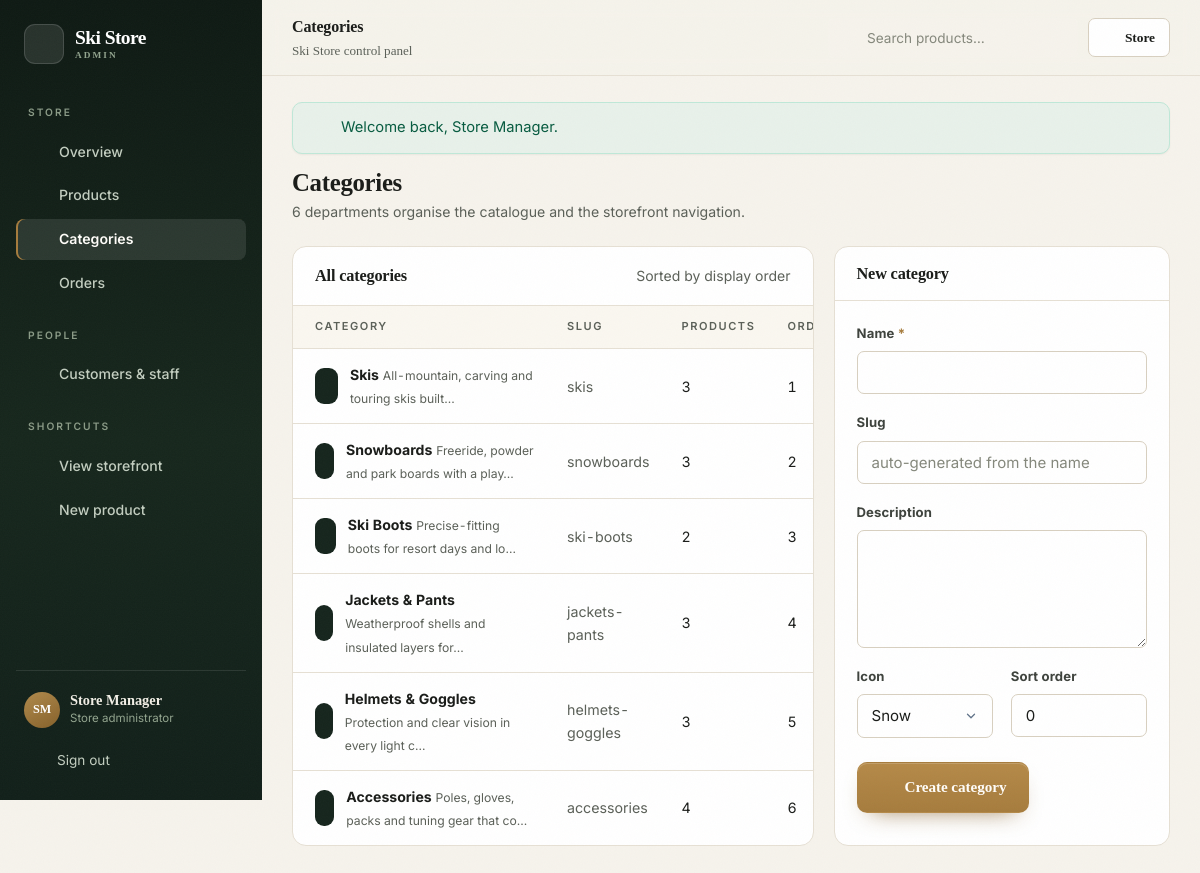
The app's page /admin/categories (signed in) with its own data.
### tables this page shows
CREATE TABLE `users` (
    `id`            INT UNSIGNED NOT NULL AUTO_INCREMENT,
    `full_name`     VARCHAR(120) NOT NULL,
    `email`         VARCHAR(180) NOT NULL,
    `password_hash` VARCHAR(255) NOT NULL,
    `phone`         VARCHAR(40)  DEFAULT NULL,
    `address`       VARCHAR(180) DEFAULT NULL,
    `city`          VARCHAR(100) DEFAULT NULL,
    `postal_code`   VARCHAR(20)  DEFAULT NULL,
    `country`       VARCHAR(80)  DEFAULT 'Bosnia and Herzegovina',
    `role`          ENUM('customer','admin') NOT NULL DEFAULT 'customer',
    `is_active`     TINYINT(1) NOT NULL DEFAULT 1,
    `last_login_at` DATETIME DEFAULT NULL,
    `created_at`    TIMESTAMP NOT NULL DEFAULT CURRENT_TIMESTAMP,
    `updated_at`    TIMESTAMP NOT NULL DEFAULT CURRENT_TIMESTAMP ON UPDATE CURRENT_TIMESTAMP,
    PRIMARY KEY (`id`),
    UNIQUE KEY `uq_users_email` (`email`),
    KEY `idx_users_role` (`role`),
    KEY `idx_users_created` (`created_at`)
);

CREATE TABLE `categories` (
    `id`          INT UNSIGNED NOT NULL AUTO_INCREMENT,
    `name`        VARCHAR(100) NOT NULL,
    `slug`        VARCHAR(120) NOT NULL,
    `description` TEXT DEFAULT NULL,
    `icon`        VARCHAR(40) NOT NULL DEFAULT 'snow',
    `sort_order`  INT NOT NULL DEFAULT 0,
    `created_at`  TIMESTAMP NOT NULL DEFAULT CURRENT_TIMESTAMP,
    PRIMARY KEY (`id`),
    UNIQUE KEY `uq_categories_slug` (`slug`)
);

### app/Views/admin/categories/index.php (the view, shortened to what the rows shown need)
<?php
$errors = errors();
?>
<div class="admin-page-head">
    <div>
        <h1>Categories</h1>
        <p><?= count($categories) ?> departments organise the catalogue and the storefront navigation.</p>
    </div>
</div>
<div class="admin-grid admin-grid--2">
    <div class="panel">
        <div class="panel__head"><h2>All categories</h2><span class="small muted">Sorted by display order</span></div>
        <div class="panel__body panel__body--flush">
            <div class="table-wrap">
                <table class="table">
                    <thead>
                        <tr><th>Category</th><th>Slug</th><th>Products</th><th>Order</th><th style="text-align:right">Actions</th></tr>
                    </thead>
                    <tbody>
                        <?php foreach ($categories as $category): ?>
                            <tr>
                                <td>
                                    <div class="table__product">
                                        <span class="category-card__icon" style="width:36px;height:36px;border-radius:9px">
                                            <?= View::capture('partials/category-icon', ['icon' => $category['icon'], 'size' => 18]) ?>
                                        </span>
                                        <span>
                                            <span class="table__name"><?= e($category['name']) ?></span>
                                            <span class="table__sub"><?= e(excerpt($category['description'] ?? '', 44)) ?></span>
                                        </span>
                                    </div>
                                </td>
                                <td class="muted"><?= e($category['slug']) ?></td>
                                <td class="num"><?= (int) $category['product_count'] ?></td>
                                <td class="num"><?= (int) $category['sort_order'] ?></td>
                            </tr>
                        <?php endforeach; ?>
                    </tbody>
                </table>
            </div>
        </div>
    </div>
    <div class="panel">
        <div class="panel__head"><h2>New category</h2></div>
        <div class="panel__body">
            <form method="post" action="<?= url('/admin/categories') ?>">
                <div class="form-grid">
                    <div class="field field--full">
                        <label class="field__label" for="name">Name <span class="req">*</span></label>
                        <input class="input <?= isset($errors['name']) ? 'input--error' : '' ?>" type="text" id="name" name="name" value="<?= e(old('name')) ?>" required>
                    </div>
                    <div class="field field--full">
                        <label class="field__label" for="slug">Slug</label>
                        <input class="input <?= isset($errors['slug']) ? 'input--error' : '' ?>" type="text" id="slug" name="slug" value="<?= e(old('slug')) ?>" placeholder="auto-generated from the name">
                    </div>
                    <div class="field field--full">
                        <label class="field__label" for="description">Description</label>
                        <textarea class="textarea" id="description" name="description" rows="3"><?= e(old('description')) ?></textarea>
                    </div>
                    <div class="field">
                        <label class="field__label" for="icon">Icon</label>
                        <select class="select" id="icon" name="icon">
                            <?php foreach ($icons as $icon): ?>
                                <option value="<?= e($icon) ?>"<?= selected(old('icon', 'snow'), $icon) ?>><?= e(ucfirst($icon)) ?></option>
                            <?php endforeach; ?>
                        </select>
                    </div>
                    <div class="field">
                        <label class="field__label" for="sort_order">Sort order</label>
                        <input class="input" type="number" step="1" id="sort_order" name="sort_order" value="<?= e(old('sort_order', '0')) ?>">
                    </div>
                </div>
                <div class="form-actions">
                    <button class="btn btn--primary" type="submit"><?= icon('plus', 16) ?> Create category</button>
                </div>
            </form>
        </div>
    </div>
</div>

### app/Views/partials/category-icon.php
<?php
$icon = $icon ?? 'snow';
$size = icon_size($size ?? 20);
$paths = [
    'ski'       => '<path d="M4 19 17 4"/><path d="M9 20 20 6"/><path d="M15 3.5 18 2l1.5 3"/><path d="M6 21l3-1"/>',
    'snowboard' => '<rect x="8" y="2.5" width="8" height="19" rx="4" transform="rotate(18 12 12)"/><path d="M9.5 8.5h5M9.5 15.5h5"/>',
    'boot'      => '<path d="M6 3.5h7v7l5 2.5v5.5H6z"/><path d="M6 18.5h12"/><path d="M9 7h4M9 10h4"/>',
    'jacket'    => '<path d="m9 3 3 2 3-2 4 4-2 3.5-1.5-1.2V21H7.5V9.3L6 10.5 4 7z"/><path d="M12 5v16"/>',
    'helmet'    => '<path d="M3.5 14a8.5 8.5 0 0 1 17 0v2.5h-17z"/><path d="M3.5 16.5h17"/><path d="M8 19.5c1 2 7 2 8 0"/>',
    'gear'      => '<circle cx="12" cy="12" r="3"/><path d="M12 2.5v3M12 18.5v3M2.5 12h3M18.5 12h3M5.3 5.3l2.1 2.1M16.6 16.6l2.1 2.1M18.7 5.3l-2.1 2.1M7.4 16.6l-2.1 2.1"/>',
    'snow'      => '<path d="M12 2v20M3.5 7l17 10M20.5 7l-17 10"/>',
];
?>
<svg class="icon" width="<?= $size ?>" height="<?= $size ?>" viewBox="0 0 24 24" fill="none" stroke="currentColor"
     stroke-width="1.7" stroke-linecap="round" stroke-linejoin="round" aria-hidden="true">
    <?= $paths[$icon] ?? $paths['snow'] ?>
</svg>

### app/Core/Router.php (shortened to what the rows shown need)
<?php
final class Router
{
    private array $routes = [];
    private array $groupMiddleware = [];
    public function group(array $middleware, callable $callback): void
    {
        $previous = $this->groupMiddleware;
        $this->groupMiddleware = array_merge($previous, $middleware);
        $this->groupMiddleware = $previous;
    }
    private function add(string $method, string $path, array $handler, array $middleware): void
    {
        $this->routes[] = [
            'method'     => $method,
            'pattern'    => $this->compile($path),
            'handler'    => $handler,
            'middleware' => array_merge($this->groupMiddleware, $middleware),
        ];
    }
    private function compile(string $path): string
    {
        $pattern = preg_replace_callback(
            '#\{([a-zA-Z_][a-zA-Z0-9_]*)\}#',
            static fn (array $match): string => '(?P<' . $match[1] . '>[^/]+)',
            $path
        );
        return '#^' . $pattern . '$#';
    }
    public function dispatch(string $method, string $path): void
    {
        foreach ($this->routes as $route) {
            if (! preg_match($route['pattern'], $path, $matches)) {
                continue;
            }
            foreach ($route['middleware'] as $middleware) {
                $instance = new $middleware();
                $result = $instance->handle();
            }
            $params = array_filter($matches, 'is_string', ARRAY_FILTER_USE_KEY);
            [$controller, $action] = $route['handler'];
            (new $controller())->{$action}($params);
            return;
        }
    }
}

### app/Views/layouts/admin.php (shortened to what the rows shown need)
<?php
$admin = Auth::user();
?>
<!doctype html>
<html lang="en">
<head>
    <link rel="stylesheet" href="<?= e(asset('css/app.css')) ?>">
</head>
<body class="admin-body">
<div class="admin-shell">
    <aside class="admin-sidebar">
        <a class="admin-sidebar__brand brand" href="<?= url('/admin') ?>">
            <span class="brand__mark"><?= icon('mountain', 22) ?></span>
            <span class="brand__name">Ski Store<small>Admin</small></span>
        </a>
        <nav class="admin-nav" aria-label="Admin navigation">
            <div class="admin-nav__label">Store</div>
            <a class="admin-nav__link <?= request_path() === '/admin' ? 'is-active' : '' ?>" href="<?= url('/admin') ?>">
                <?= icon('grid', 18) ?> Overview
            </a>
            <a class="admin-nav__link <?= is_active('/admin/products') ? 'is-active' : '' ?>" href="<?= url('/admin/products') ?>">
                <?= icon('package', 18) ?> Products
            </a>
            <a class="admin-nav__link <?= is_active('/admin/categories') ? 'is-active' : '' ?>" href="<?= url('/admin/categories') ?>">
                <?= icon('tag', 18) ?> Categories
            </a>
            <a class="admin-nav__link <?= is_active('/admin/orders') ? 'is-active' : '' ?>" href="<?= url('/admin/orders') ?>">
                <?= icon('receipt', 18) ?> Orders
            </a>
            <div class="admin-nav__label">People</div>
            <a class="admin-nav__link <?= is_active('/admin/users') ? 'is-active' : '' ?>" href="<?= url('/admin/users') ?>">
                <?= icon('users', 18) ?> Customers &amp; staff
            </a>
            <div class="admin-nav__label">Shortcuts</div>
            <a class="admin-nav__link" href="<?= url('/') ?>" target="_blank" rel="noopener">
                <?= icon('mountain', 18) ?> View storefront
            </a>
            <a class="admin-nav__link" href="<?= url('/admin/products/create') ?>">
                <?= icon('plus', 18) ?> New product
            </a>
        </nav>
        <div class="admin-sidebar__foot">
            <div class="admin-user">
                <span class="admin-user__avatar"><?= e(user_initials((string) ($admin['full_name'] ?? 'Admin'))) ?></span>
                <div>
                    <div class="admin-user__name"><?= e($admin['full_name'] ?? 'Administrator') ?></div>
                    <div class="admin-user__role">Store administrator</div>
                </div>
            </div>
            <form method="post" action="<?= url('/logout') ?>">
                <button class="admin-signout" type="submit"><?= icon('logout', 17) ?> Sign out</button>
            </form>
        </div>
    </aside>
    <div class="admin-main">
        <header class="admin-topbar">
            <div class="admin-topbar__title">
                <?= e($title ?? 'Overview') ?>
                <span>Ski Store control panel</span>
            </div>
            <div class="admin-topbar__actions">
                <form class="admin-search" action="<?= url('/admin/products') ?>" method="get" role="search">
                    <input class="input" type="search" name="q" placeholder="Search products&hellip;" value="<?= e($_GET['q'] ?? '') ?>" aria-label="Search products">
                </form>
                <a class="btn btn--outline btn--sm" href="<?= url('/') ?>" target="_blank" rel="noopener">
                    <?= icon('arrow-right', 15) ?> Store
                </a>
            </div>
        </header>
        <div class="admin-content">
            <?= $content ?>
        </div>
    </div>
</div>
</body>
</html>

### records on screen
users: full_name "SM", full_name "Store Manager"
categories: name "Skis", description "All-mountain, carving and touring skis built…", slug "skis", product_count "3", sort_order "1"
categories: name "Snowboards", description "Freeride, powder and park boards with a play…", slug "snowboards", product_count "3", sort_order "2"
categories: name "Ski Boots", description "Precise-fitting boots for resort days and lo…", slug "ski-boots", product_count "2", sort_order "3"
categories: name "Jackets & Pants", description "Weatherproof shells and insulated layers for…", slug "jackets-pants", product_count "3", sort_order "4"
categories: name "Helmets & Goggles", description "Protection and clear vision in every light c…", slug "helmets-goggles", product_count "3", sort_order "5"
categories: name "Accessories", description "Poles, gloves, packs and tuning gear that co…", slug "accessories", product_count "4", sort_order "6"

### other values on screen
$message['message'] "Welcome back, Store Manager."
form field icon "Snow"
